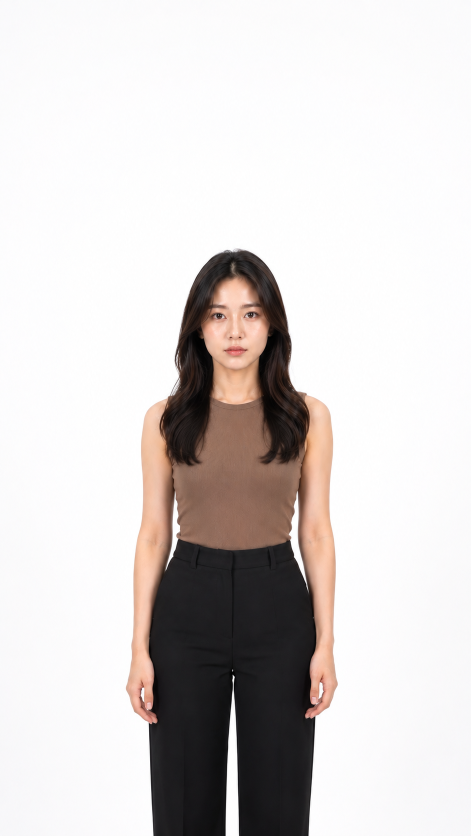
#> input picture sample/namira.png, 941 x 1672 px (shown at 1/2 size)
$ python -i features.py   (imports and definitions only)
#> lines starting #> are read from the running program, lines starting #| are printed output that depends on the picture; after the words box and inside, x2 and y2 are one past the last pixel; in counts of white or black regions, pixels touching at a corner belong together
#> further down, picture is the input picture: shape (1672, 941, 3); mean B, G, R 208.2, 209.5, 214.4
"""Offline pose/velocity feature extraction (CPU).

Prefer MediaPipe if installed; otherwise OpenCV silhouette/motion proxies.
Never runs on the live critical path unless explicitly invoked offline.
"""

from __future__ import annotations

import math
from dataclasses import replace
from pathlib import Path
from typing import List, Optional, Tuple

import cv2
import numpy as np

from .schemas import (
    POSE_XY_DIM,
    SILHOUETTE_MOMENTS_DIM,
    PoseFeature,
    VelocityFeature,
)

_MP_POSE = None
_MP_TRIED = False


# [48 lines left out: functions _try_mediapipe, decode_video_sample, _angle, not called in this run]


def _silhouette_moments(frame: np.ndarray) -> Tuple[List[float], float, List[float]]:
    """Person-ish blob via simple center-weighted threshold + moments."""
    h, w = frame.shape[:2]
#> h = 1672; w = 941
    gray = cv2.cvtColor(frame, cv2.COLOR_BGR2GRAY)
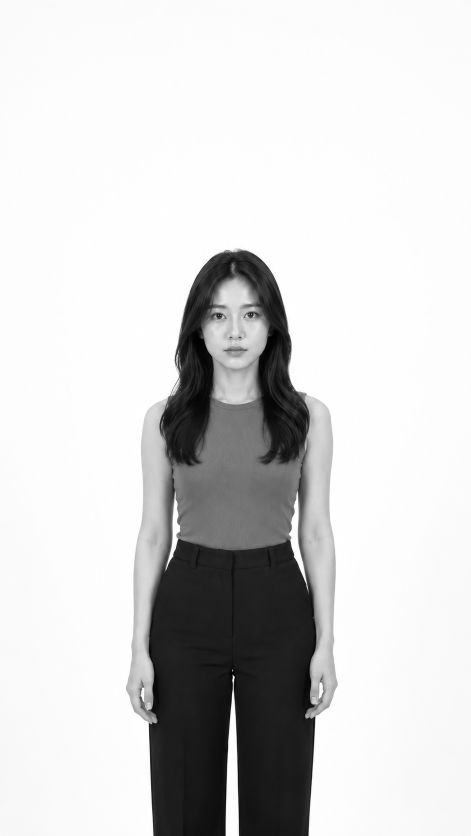
#> gray: shape (1672, 941) (shown at 1/2 size); min 0, max 255, mean 210.8
    blur = cv2.GaussianBlur(gray, (5, 5), 0)
    # Soft person mask: darker/edge content near vertical center strip
    edges = cv2.Canny(blur, 40, 120)
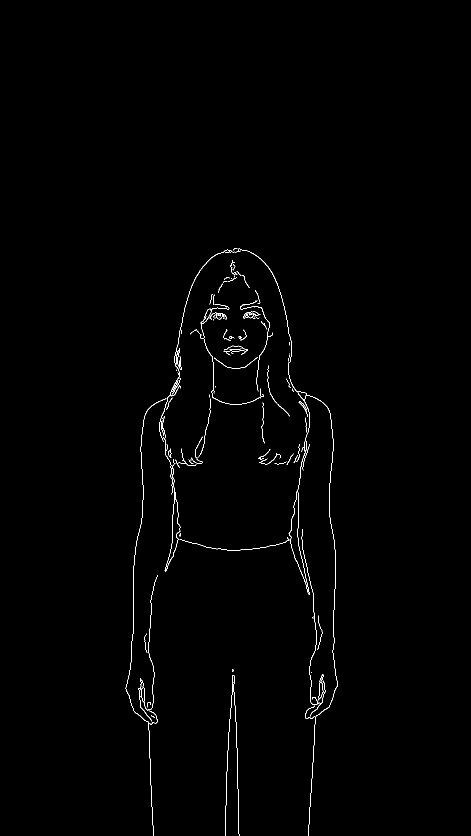
#> edges: shape (1672, 941) (shown at 1/2 size); 0.62% white in thin lines or dots, all inside (x1, y1, x2, y2) = (251, 496, 676, 1672)
    ys, xs = np.where(edges > 0)
#> ys = 9725 values from 496 to 1671; xs = 9725 values, max 675 at index 7758, min 251 at index 7862, mean 469.4
    if len(xs) < 30:
        moments = [0.0] * SILHOUETTE_MOMENTS_DIM
        return moments, 0.0, [0.5, 0.5]
    x0, x1 = int(xs.min()), int(xs.max())
#> x0 = 251; x1 = 675
    y0, y1 = int(ys.min()), int(ys.max())
#> y0 = 496; y1 = 1671
    bw = max(1, x1 - x0)
#> bw = 424
    bh = max(1, y1 - y0)
#> bh = 1175
    scale = bh / float(h)
#> scale = 0.703
    cx = ((x0 + x1) * 0.5) / float(w)
#> cx = 0.492
    cy = ((y0 + y1) * 0.5) / float(h)
#> cy = 0.648
    roi = edges[y0 : y1 + 1, x0 : x1 + 1]
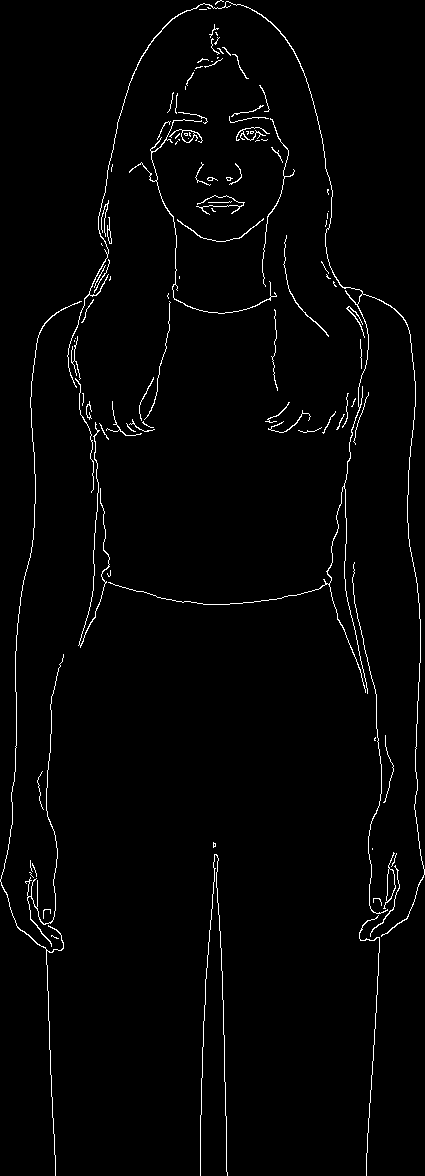
#> roi: shape (1176, 425); 1.9% white in thin lines or dots
    m = cv2.moments(roi)
#> m = moments, m00 2479875, centre m10/m00, m01/m00 = (218.4, 510.9)
    hu = cv2.HuMoments(m).flatten() if m["m00"] > 1e-6 else np.zeros(7)
#> hu = [0.0462, 0.00112, 1.2e-06, 9.56e-06, 3.19e-11, 3.19e-07, 5.73e-12]
    # Log-scale Hu for stability
    moments = []
    for v in hu[:SILHOUETTE_MOMENTS_DIM]:
        moments.append(float(-np.sign(v) * np.log10(abs(v) + 1e-12)))
#> this loop made 7 passes
#> v on passes 1 to 7: 0.0462, 0.00112, 1.2e-06, 9.56e-06, 3.19e-11, 3.19e-07, 5.73e-12
#> after the loop, moments = [1.33, 2.95, 5.92, 5.02, 10.48, 6.5, 11.17]
    while len(moments) < SILHOUETTE_MOMENTS_DIM:
        moments.append(0.0)
#> this loop made 0 passes
    return moments[:SILHOUETTE_MOMENTS_DIM], float(scale), [float(cx), float(cy)]


# [7 lines left out: function _frame_energy, not called in this run]


def extract_pose_opencv(frame: np.ndarray) -> PoseFeature:
    moments, scale, translation = _silhouette_moments(frame)
#> moments = [1.33, 2.95, 5.92, 5.02, 10.48, 6.5, 11.17]; scale = 0.703; translation = [0.492, 0.648]
    # Proxy joints: place along bbox vertical using silhouette extents
    h, w = frame.shape[:2]
#> h = 1672; w = 941
    gray = cv2.cvtColor(frame, cv2.COLOR_BGR2GRAY)
    edges = cv2.Canny(cv2.GaussianBlur(gray, (5, 5), 0), 40, 120)
    ys, xs = np.where(edges > 0)
#> ys = 9725 values from 496 to 1671
    joints = [-1.0] * POSE_XY_DIM
    if len(xs) >= 30:
        x0, x1 = xs.min() / w, xs.max() / w
#> x0 = 0.267; x1 = 0.717
        y0, y1 = ys.min() / h, ys.max() / h
#> y0 = 0.297; y1 = 0.999
        mx = (x0 + x1) * 0.5
#> mx = 0.492
        # nose, shoulders, elbows, wrists, hips — schematic layout
        layout = [
            (mx, y0 + 0.08 * (y1 - y0)),  # nose
            (mx - 0.12, y0 + 0.22 * (y1 - y0)),  # L shoulder
            (mx + 0.12, y0 + 0.22 * (y1 - y0)),  # R shoulder
            (mx - 0.16, y0 + 0.40 * (y1 - y0)),  # L elbow
            (mx + 0.16, y0 + 0.40 * (y1 - y0)),  # R elbow
            (mx - 0.14, y0 + 0.55 * (y1 - y0)),  # L wrist
            (mx + 0.14, y0 + 0.55 * (y1 - y0)),  # R wrist
            (mx - 0.08, y0 + 0.70 * (y1 - y0)),  # L hip
            (mx + 0.08, y0 + 0.70 * (y1 - y0)),  # R hip
        ]
#> layout = [(0.492, 0.353), (0.372, 0.451), (0.612, 0.451), (0.332, 0.578), (0.652, 0.578), (0.352, 0.683), (0.632, 0.683), (0.412, 0.789), (0.572, 0.789)]
        for i, (x, y) in enumerate(layout):
            joints[2 * i] = float(np.clip(x, 0, 1))
            joints[2 * i + 1] = float(np.clip(y, 0, 1))
#> this loop made 9 passes
#> after the loop, joints = [0.492, 0.353, 0.372, 0.451, 0.612, 0.451, 0.332, 0.578, 0.652, 0.578, 0.352, 0.683, 0.632, 0.683, 0.412, 0.789, 0.572, 0.789]
        shoulder_angle = math.atan2(
            layout[2][1] - layout[1][1], layout[2][0] - layout[1][0]
        )
#> shoulder_angle = 0
    else:
        shoulder_angle = 0.0

    return PoseFeature(
        joints_xy=joints,
        silhouette_moments=moments,
        head_yaw=0.0,
        head_pitch=0.0,
        shoulder_angle=float(shoulder_angle),
        left_elbow_angle=0.0,
        right_elbow_angle=0.0,
        left_wrist_rel=[0.0, 0.0],
        right_wrist_rel=[0.0, 0.0],
        hand_state="neutral",
        person_scale=scale,
        translation_xy=translation,
        feature_source="opencv_proxy",
    )


# [186 lines left out: functions extract_pose_mediapipe, extract_pose, pose_l2, velocity_l2, _delta_pose, extract_clip_features, not called in this run]

>>> import cv2
>>> picture = cv2.imread('../../sample/namira.png')
>>> result = extract_pose_opencv(picture)
